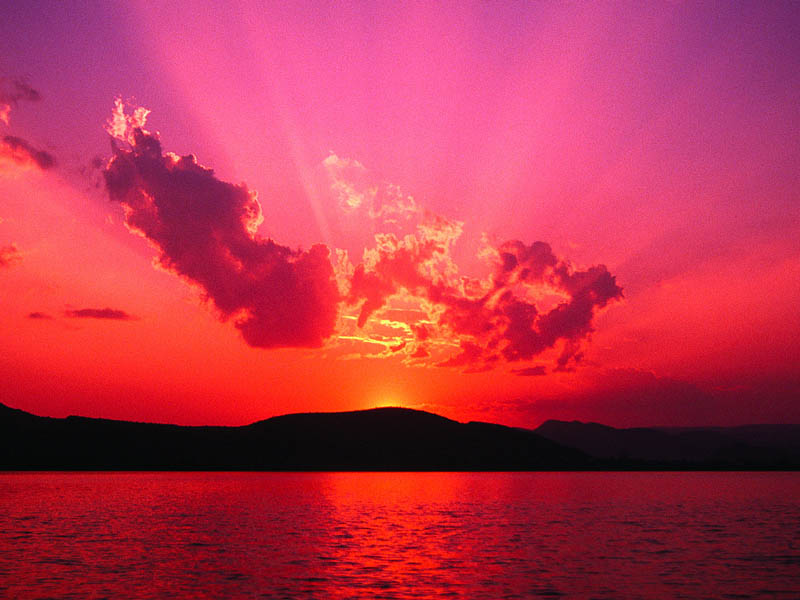
%> input picture gui/gui/Sunset.jpg, 800 x 600 px
$ octave --eval "result = morwater(imread('Sunset.jpg'));"   (GNU Octave 9; MATLAB toolbox functions it lacks are replaced by stand-ins)
%> lines starting %> are read from the running program, lines starting %| are printed output that depends on the picture
function [image]=morwater(image)
image=rgb2gray(image);
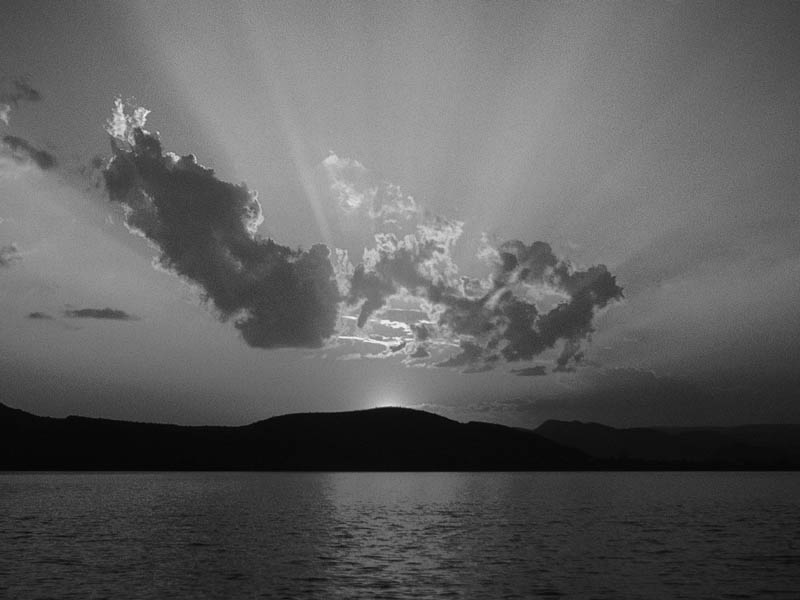
%> image: size 600x800 uint8; min 3, max 249, mean 94.3
image=watershed(image);
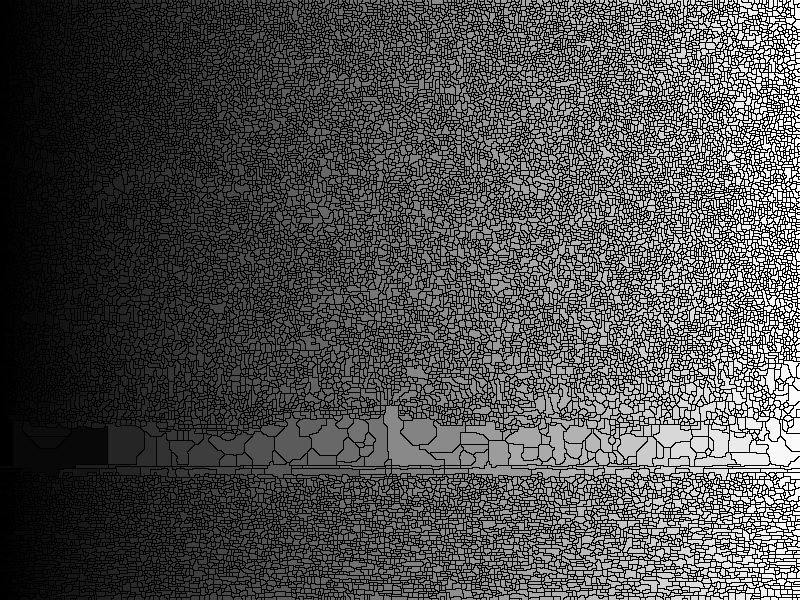
%> image: size 600x800 uint16; min 0, max 19630, mean 5930.8; drawn with min black and max white
